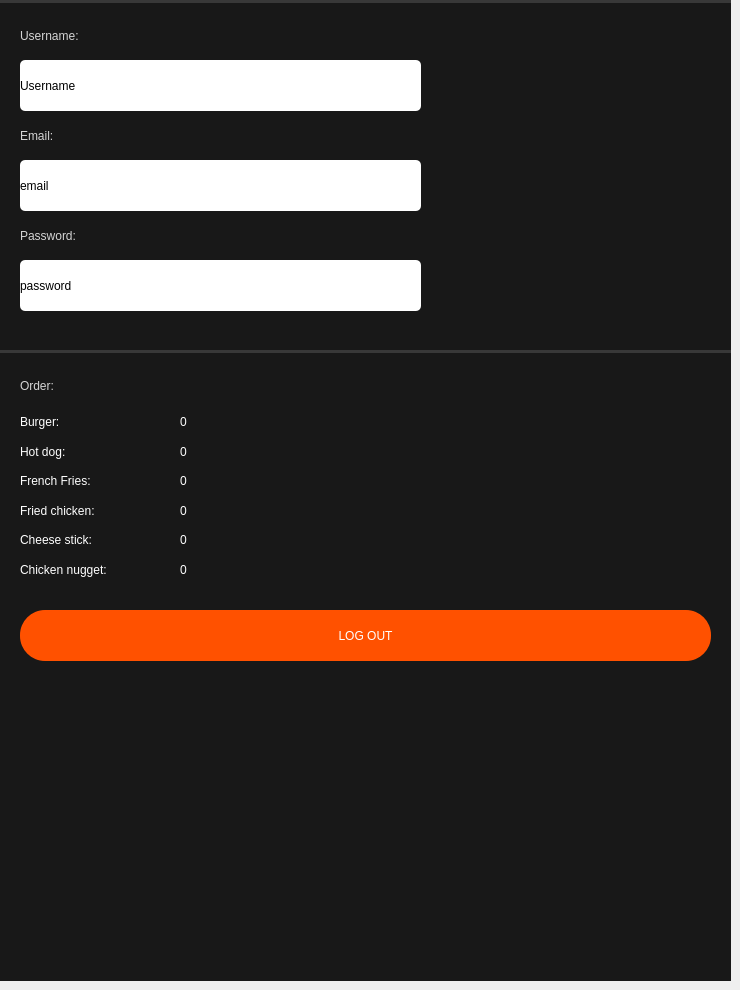
     <widget class="QWidget" name="page_5">
      <widget class="QWidget" name="widget_30" native="true">
       <property name="geometry">
        <rect>
         <x>0</x>
         <y>0</y>
         <width>731</width>
         <height>981</height>
        </rect>
       </property>
       <property name="styleSheet">
        <string notr="true">background-color:rgb(24, 24, 24);</string>
       </property>
       <widget class="QLabel" name="label_50">
        <property name="geometry">
         <rect>
          <x>20</x>
          <y>20</y>
          <width>112</width>
          <height>31</height>
         </rect>
        </property>
        <property name="styleSheet">
         <string notr="true">font: 550 12pt &quot;AutoText&quot;;
color: rgb(212, 212, 212);</string>
        </property>
        <property name="text">
         <string>Username:</string>
        </property>
       </widget>
       <widget class="QLabel" name="label_51">
        <property name="geometry">
         <rect>
          <x>20</x>
          <y>120</y>
          <width>112</width>
          <height>31</height>
         </rect>
        </property>
        <property name="styleSheet">
         <string notr="true">font: 550 12pt &quot;AutoText&quot;;
color: rgb(212, 212, 212);</string>
        </property>
        <property name="text">
         <string>Email:</string>
        </property>
       </widget>
       <widget class="QLabel" name="label_52">
        <property name="geometry">
         <rect>
          <x>20</x>
          <y>220</y>
          <width>112</width>
          <height>31</height>
         </rect>
        </property>
        <property name="styleSheet">
         <string notr="true">font: 550 12pt &quot;AutoText&quot;;
color: rgb(212, 212, 212);</string>
        </property>
        <property name="text">
         <string>Password:</string>
        </property>
       </widget>
       <widget class="QWidget" name="widget_31" native="true">
        <property name="geometry">
         <rect>
          <x>0</x>
          <y>0</y>
          <width>731</width>
          <height>3</height>
         </rect>
        </property>
        <property name="styleSheet">
         <string notr="true">background-color:rgb(56, 56, 56)</string>
        </property>
       </widget>
       <widget class="QWidget" name="widget_32" native="true">
        <property name="geometry">
         <rect>
          <x>0</x>
          <y>350</y>
          <width>731</width>
          <height>3</height>
         </rect>
        </property>
        <property name="styleSheet">
         <string notr="true">background-color:rgb(56, 56, 56)</string>
        </property>
       </widget>
       <widget class="QLabel" name="label_53">
        <property name="geometry">
         <rect>
          <x>20</x>
          <y>370</y>
          <width>112</width>
          <height>31</height>
         </rect>
        </property>
        <property name="styleSheet">
         <string notr="true">font: 550 12pt &quot;AutoText&quot;;
color: rgb(212, 212, 212);</string>
        </property>
        <property name="text">
         <string>Order:</string>
        </property>
       </widget>
       <widget class="QWidget" name="verticalLayoutWidget_18">
        <property name="geometry">
         <rect>
          <x>20</x>
          <y>410</y>
          <width>121</width>
          <height>171</height>
         </rect>
        </property>
        <layout class="QVBoxLayout" name="verticalLayout_18">
         <item>
          <widget class="QLabel" name="label_44">
           <property name="styleSheet">
            <string notr="true">font: 450 10pt &quot;AutoText&quot;;
color: rgb(255, 255, 255);</string>
           </property>
           <property name="text">
            <string>Burger:</string>
           </property>
           <property name="alignment">
            <set>Qt::AlignJustify|Qt::AlignVCenter</set>
           </property>
           <property name="wordWrap">
            <bool>true</bool>
           </property>
          </widget>
         </item>
         <item>
          <widget class="QLabel" name="label_48">
           <property name="styleSheet">
            <string notr="true">font: 450 10pt &quot;AutoText&quot;;
color: rgb(255, 255, 255);</string>
           </property>
           <property name="text">
            <string>Hot dog:</string>
           </property>
           <property name="alignment">
            <set>Qt::AlignJustify|Qt::AlignVCenter</set>
           </property>
           <property name="wordWrap">
            <bool>true</bool>
           </property>
          </widget>
         </item>
         <item>
          <widget class="QLabel" name="label_54">
           <property name="styleSheet">
            <string notr="true">font: 450 10pt &quot;AutoText&quot;;
color: rgb(255, 255, 255);</string>
           </property>
           <property name="text">
            <string>French Fries:</string>
           </property>
           <property name="alignment">
            <set>Qt::AlignJustify|Qt::AlignVCenter</set>
           </property>
           <property name="wordWrap">
            <bool>true</bool>
           </property>
          </widget>
         </item>
         <item>
          <widget class="QLabel" name="label_55">
           <property name="styleSheet">
            <string notr="true">font: 450 10pt &quot;AutoText&quot;;
color: rgb(255, 255, 255);</string>
           </property>
           <property name="text">
            <string>Fried chicken:</string>
           </property>
           <property name="alignment">
            <set>Qt::AlignJustify|Qt::AlignVCenter</set>
           </property>
           <property name="wordWrap">
            <bool>true</bool>
           </property>
          </widget>
         </item>
         <item>
          <widget class="QLabel" name="label_56">
           <property name="styleSheet">
            <string notr="true">font: 450 10pt &quot;AutoText&quot;;
color: rgb(255, 255, 255);</string>
           </property>
           <property name="text">
            <string>Cheese stick:</string>
           </property>
           <property name="alignment">
            <set>Qt::AlignJustify|Qt::AlignVCenter</set>
           </property>
           <property name="wordWrap">
            <bool>true</bool>
           </property>
          </widget>
         </item>
         <item>
          <widget class="QLabel" name="label_57">
           <property name="styleSheet">
            <string notr="true">font: 450 10pt &quot;AutoText&quot;;
color: rgb(255, 255, 255);</string>
           </property>
           <property name="text">
            <string>Chicken nugget:</string>
           </property>
           <property name="alignment">
            <set>Qt::AlignJustify|Qt::AlignVCenter</set>
           </property>
           <property name="wordWrap">
            <bool>true</bool>
           </property>
          </widget>
         </item>
        </layout>
       </widget>
       <widget class="QWidget" name="verticalLayoutWidget_20">
        <property name="geometry">
         <rect>
          <x>180</x>
          <y>410</y>
          <width>531</width>
          <height>171</height>
         </rect>
        </property>
        <layout class="QVBoxLayout" name="verticalLayout_20">
         <item>
          <widget class="QLabel" name="label_101">
           <property name="styleSheet">
            <string notr="true">font: 450 10pt &quot;AutoText&quot;;
color: rgb(255, 255, 255);</string>
           </property>
           <property name="text">
            <string>0</string>
           </property>
           <property name="alignment">
            <set>Qt::AlignJustify|Qt::AlignVCenter</set>
           </property>
           <property name="wordWrap">
            <bool>true</bool>
           </property>
          </widget>
         </item>
         <item>
          <widget class="QLabel" name="label_102">
           <property name="styleSheet">
            <string notr="true">font: 450 10pt &quot;AutoText&quot;;
color: rgb(255, 255, 255);</string>
           </property>
           <property name="text">
            <string>0</string>
           </property>
           <property name="alignment">
            <set>Qt::AlignJustify|Qt::AlignVCenter</set>
           </property>
           <property name="wordWrap">
            <bool>true</bool>
           </property>
          </widget>
         </item>
         <item>
          <widget class="QLabel" name="label_104">
           <property name="styleSheet">
            <string notr="true">font: 450 10pt &quot;AutoText&quot;;
color: rgb(255, 255, 255);</string>
           </property>
           <property name="text">
            <string>0</string>
           </property>
           <property name="alignment">
            <set>Qt::AlignJustify|Qt::AlignVCenter</set>
           </property>
           <property name="wordWrap">
            <bool>true</bool>
           </property>
          </widget>
         </item>
         <item>
          <widget class="QLabel" name="label_105">
           <property name="styleSheet">
            <string notr="true">font: 450 10pt &quot;AutoText&quot;;
color: rgb(255, 255, 255);</string>
           </property>
           <property name="text">
            <string>0</string>
           </property>
           <property name="alignment">
            <set>Qt::AlignJustify|Qt::AlignVCenter</set>
           </property>
           <property name="wordWrap">
            <bool>true</bool>
           </property>
          </widget>
         </item>
         <item>
          <widget class="QLabel" name="label_106">
           <property name="styleSheet">
            <string notr="true">font: 450 10pt &quot;AutoText&quot;;
color: rgb(255, 255, 255);</string>
           </property>
           <property name="text">
            <string>0</string>
           </property>
           <property name="alignment">
            <set>Qt::AlignJustify|Qt::AlignVCenter</set>
           </property>
           <property name="wordWrap">
            <bool>true</bool>
           </property>
          </widget>
         </item>
         <item>
          <widget class="QLabel" name="label_107">
           <property name="styleSheet">
            <string notr="true">font: 450 10pt &quot;AutoText&quot;;
color: rgb(255, 255, 255);</string>
           </property>
           <property name="text">
            <string>0</string>
           </property>
           <property name="alignment">
            <set>Qt::AlignJustify|Qt::AlignVCenter</set>
           </property>
           <property name="wordWrap">
            <bool>true</bool>
           </property>
          </widget>
         </item>
        </layout>
       </widget>
       <widget class="QLabel" name="label_58">
        <property name="geometry">
         <rect>
          <x>20</x>
          <y>60</y>
          <width>401</width>
          <height>51</height>
         </rect>
        </property>
        <property name="styleSheet">
         <string notr="true">background-color: rgb(255, 255, 255);
border-radius: 5;</string>
        </property>
        <property name="text">
         <string>Username</string>
        </property>
       </widget>
       <widget class="QLabel" name="label_59">
        <property name="geometry">
         <rect>
          <x>20</x>
          <y>160</y>
          <width>401</width>
          <height>51</height>
         </rect>
        </property>
        <property name="styleSheet">
         <string notr="true">background-color: rgb(255, 255, 255);
border-radius: 5;</string>
        </property>
        <property name="text">
         <string>email</string>
        </property>
       </widget>
       <widget class="QLabel" name="label_60">
        <property name="geometry">
         <rect>
          <x>20</x>
          <y>260</y>
          <width>401</width>
          <height>51</height>
         </rect>
        </property>
        <property name="styleSheet">
         <string notr="true">background-color: rgb(255, 255, 255);
border-radius: 5;</string>
        </property>
        <property name="text">
         <string>password</string>
        </property>
       </widget>
       <widget class="QPushButton" name="pushButton_6">
        <property name="geometry">
         <rect>
          <x>20</x>
          <y>610</y>
          <width>691</width>
          <height>51</height>
         </rect>
        </property>
        <property name="styleSheet">
         <string notr="true">QPushButton
{
	background-color: rgb(255, 81, 0);
	color: rgb(255, 255, 255);
	font: 600 12pt &quot;AutoText&quot;;
	border-radius: 25;
}
QPushButton:hover
{
	background-color: rgb(255, 204, 120);
	color: rgb(153, 153, 153);
}
QPushButton:pressed
{
	background-color: rgb(255, 191, 0);
}</string>
        </property>
        <property name="text">
         <string>LOG OUT</string>
        </property>
       </widget>
      </widget>
     </widget>
